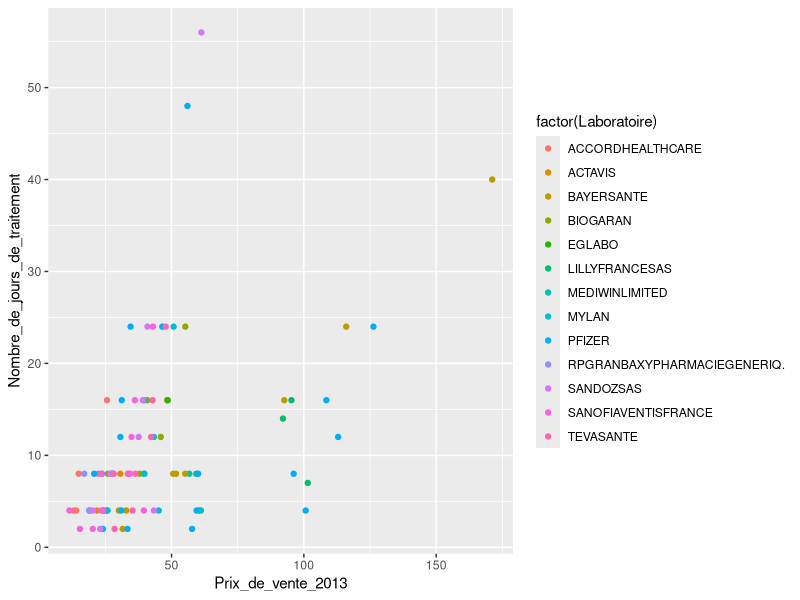

The R source for this figure:
library(ggplot2)

df = read.csv2("./5.csv",dec=".",header = T)
df$Prix_de_vente_2013 <- as.numeric(as.character(df$Prix_de_vente_2013))
ggplot(data = df, aes(y=Nombre_de_jours_de_traitement,x=Prix_de_vente_2013,color=factor(Laboratoire)))+geom_point()

